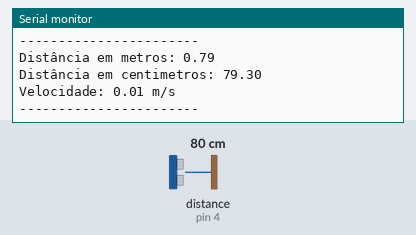
The sketch below on a simulated Arduino Uno, built with avr-gcc and run on an emulated ATmega328P. Parts: the last lines printed to the serial monitor. Wiring (inferred from the names in the program): ultrasonic range finder: trigger pin 5; echo pin 4. Inputs (shaded band) come from the test bench; at power-on: distance to the obstacle (sensor on pin 4) 80 cm. The echo pulse lasts 58.3 µs per cm.

Above: at 1.3 s.
1.4 s: distance to the obstacle (sensor on pin 4) set to 9 cm
At 1.59 s:
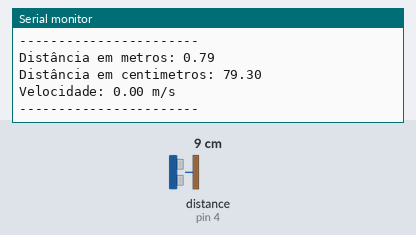
4.4 s: distance to the obstacle (sensor on pin 4) set to 60 cm
At 4.54 s:
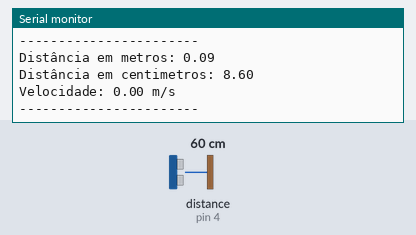
Timing chart, 0 to 7.4 s (numbered marks = the images above; inputs shaded):
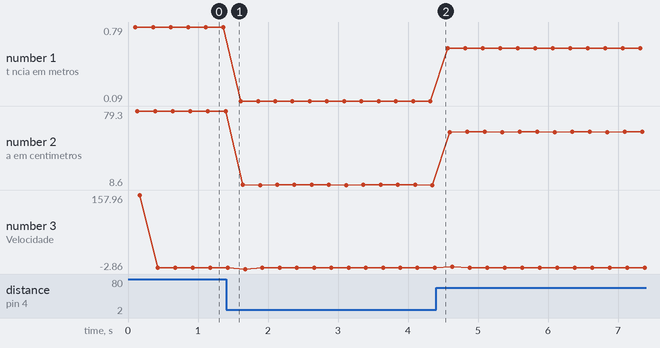

Measured:
- plotted number 1: 0.79 → 0.09 after the input at 1.4 s, 0.09 → 0.59 after the input at 4.4 s
- plotted number 2: 79.3 → 8.6 after the input at 1.4 s, 8.6 → 59.48 after the input at 4.4 s

The sketch:

medidorDeVelocidade.ino
```cpp
// Sensor de distância Ultrasônico HC - SR04

int PinTrigger = 5; // Pino usado para pulso do Sensor.
int PinEcho = 4; // Pino usado para ler a saida do sensor.

float TempoEcho = 0; //Variavel tempo do echo
float distanciaAnterior = 0; // Armazena a distância anterior para cálculo da velocidade
float distanciaAtual = 0; // Armazena a distância atual
float velocidade = 0; // Velocidade calculada
unsigned long tempoAnterior = 0; // Armazena o tempo da última medição

const float velocidadeSom_mps = 340; // Velocidade do som em metros por segundo.
const float velocidadeSom_mpus = 0.000340; // Velocidade do som em microsegundos.

void setup() {
    pinMode(PinTrigger, OUTPUT); // Configura trigger como saida
    digitalWrite(PinTrigger, LOW); // Pino do trigger em nivel baixo
    pinMode(PinEcho, INPUT); // Configura pino do echo cmo entrada.
    Serial.begin(9600); // Inicializa monitor serial 9600 bps
    delay(100); // Atraso de 100 milisegundos.
    tempoAnterior = millis(); // Inicializa o tempo anterior
}

void loop(){
    DisparaPulsoUltrassonico(); // Dispara Pulso ultrassonico
    TempoEcho = pulseIn(PinEcho, HIGH);// Mede duração do pulso HIGH

    distanciaAtual = CalculoDistancia(TempoEcho); // Calcula distância atual

    // Calcula a velocidade
    CalcularVelocidade();

    // Atualiza para próxima medição
    distanciaAnterior = distanciaAtual;
    tempoAnterior = millis();

    // Exibe resultados no monitor serial
    Serial.print("Distância em metros: "); //mostra no monitor serial
    Serial.println(distanciaAtual); // Mostra calculo da distancia

    Serial.print("Distância em centimetros: "); //Mostra no monitor serial
    Serial.println(distanciaAtual * 100); //Mostra calculo em centimetros.

    Serial.print("Velocidade: "); // Mostra velocidade
    Serial.print(velocidade); // Valor da velocidade
    Serial.println(" m/s"); // Unidade

    Serial.println("-----------------------"); // Separador

    delay(200);
}

void DisparaPulsoUltrassonico()
{
  digitalWrite(PinTrigger, HIGH); // Pulso alto disparato
  delayMicroseconds(10);          // Atraso entre os disparos
  digitalWrite(PinTrigger, LOW);  // Pulso baixo disparado.
}

float CalculoDistancia(float tempo_us)
{
  return(tempo_us * velocidadeSom_mpus / 2); // Calcula a distancia em metros.
}

void CalcularVelocidade()
{
    unsigned long tempoAtual = millis(); // Tempo atual
    float deltaTempo = (tempoAtual - tempoAnterior) / 1000.0; // Tempo em segundos

    // Calcula a velocidade (variação da distância / variação do tempo)
    if (deltaTempo > 0) { // Evita divisão por zero
        velocidade = (distanciaAtual - distanciaAnterior) / deltaTempo;
    }

    // Filtro para evitar valores espúrios quando há pouca variação
    if (abs(velocidade) < 0.01) {
        velocidade = 0;
    }
}
```
